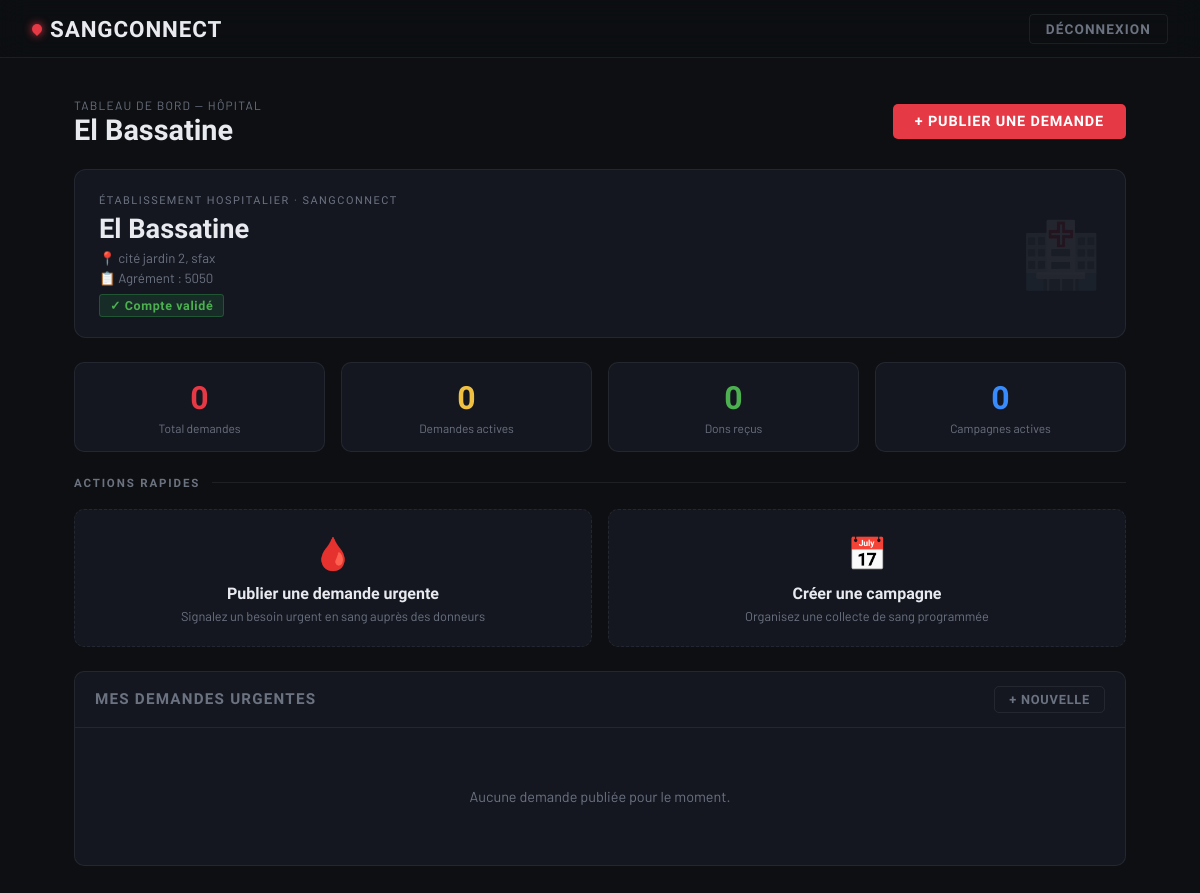
Screenshot of /hopitaux/dashboard/ (signed in) with the database file from the repository.
### accounts/models.py (models this page shows, shortened)
class Hopital(models.Model):
    user = models.OneToOneField(User, on_delete=models.CASCADE)
    nom = models.CharField(max_length=200)
    adresse = models.TextField()
    ville = models.CharField(max_length=100)
    telephone = models.CharField(max_length=20)
    agrement = models.CharField(max_length=50, unique=True)
    valide = models.BooleanField(default=False)

### hopitaux/views.py (the view)
# urls.py: path('dashboard/', views.hopital_dashboard, name='hopital_dashboard'),
@login_required
def hopital_dashboard(request):
    hopital = get_object_or_404(Hopital, user=request.user)
    demandes = DemandeUrgente.objects.filter(hopital=hopital)
    return render(request, 'hopitaux/dashboard.html', {'hopital': hopital, 'demandes': demandes})

### hopitaux/templates/hopitaux/dashboard.html (shortened to what this page needs)
{% extends 'accounts/base.html' %}
{% block content %}
<div class="d-flex justify-between align-center mb-4">
  <div>
    <div style="font-size:0.75rem;letter-spacing:0.1em;text-transform:uppercase;color:var(--muted);margin-bottom:4px;">
      Tableau de bord — Hôpital
    </div>
    <h1 style="font-family:'Barlow Condensed',sans-serif;font-weight:800;font-size:1.8rem;line-height:1;">
      {{ hopital.nom }}
    </h1>
  </div>
  {% if hopital.valide %}
    <a href="{% url 'publier_demande' %}" class="btn-primary">+ Publier une demande</a>
  {% endif %}
</div>
<div class="hopital-banner mb-4">
  <div class="hopital-tag">Établissement hospitalier · SangConnect</div>
  <div class="hopital-nom">{{ hopital.nom }}</div>
  <div class="hopital-info">📍 {{ hopital.adresse }}, {{ hopital.ville }}</div>
  <div class="hopital-info mt-1">📋 Agrément : {{ hopital.agrement }}</div>
  <div class="mt-2">
    {% if hopital.valide %}
      <span class="badge-green">✓ Compte validé</span>
    {% else %}
      <span class="badge-yellow">⏳ En attente de validation</span>
    {% endif %}
  </div>
</div>
<div class="grid-4 mb-4">
  <div style="background:var(--surface);border:1px solid var(--border);border-radius:10px;padding:16px;text-align:center;">
    <div style="font-family:'Barlow Condensed',sans-serif;font-weight:800;font-size:2rem;color:var(--red);">{{ demandes|length }}</div>
    <div style="font-size:0.75rem;color:var(--muted);margin-top:4px;">Total demandes</div>
  </div>
  <div style="background:var(--surface);border:1px solid var(--border);border-radius:10px;padding:16px;text-align:center;">
    <div style="font-family:'Barlow Condensed',sans-serif;font-weight:800;font-size:2rem;color:#f0c040;">
      {% with demandes|length as n %}{{ n }}{% endwith %}
    </div>
    <div style="font-size:0.75rem;color:var(--muted);margin-top:4px;">Demandes actives</div>
  </div>
  <div style="background:var(--surface);border:1px solid var(--border);border-radius:10px;padding:16px;text-align:center;">
    <div style="font-family:'Barlow Condensed',sans-serif;font-weight:800;font-size:2rem;color:#4caf50;">0</div>
    <div style="font-size:0.75rem;color:var(--muted);margin-top:4px;">Dons reçus</div>
  </div>
  <div style="background:var(--surface);border:1px solid var(--border);border-radius:10px;padding:16px;text-align:center;">
    <div style="font-family:'Barlow Condensed',sans-serif;font-weight:800;font-size:2rem;color:#388bfd;">0</div>
    <div style="font-size:0.75rem;color:var(--muted);margin-top:4px;">Campagnes actives</div>
  </div>
</div>
<div class="sc-section-title" style="font-family:'Barlow Condensed',sans-serif;font-weight:700;font-size:0.72rem;letter-spacing:0.16em;text-transform:uppercase;color:var(--muted);margin-bottom:1.2rem;display:flex;align-items:center;gap:0.75rem;">
  Actions rapides
  <span style="flex:1;height:1px;background:var(--border);display:block;"></span>
</div>
<div class="grid-2 mb-4">
  <a href="{% url 'publier_demande' %}" class="action-card">
    <span class="action-icon">🩸</span>
    <div class="action-title">Publier une demande urgente</div>
    <p class="action-desc">Signalez un besoin urgent en sang auprès des donneurs</p>
  </a>
  <a href="{% url 'creer_campagne' %}" class="action-card">
    <span class="action-icon">📅</span>
    <div class="action-title">Créer une campagne</div>
    <p class="action-desc">Organisez une collecte de sang programmée</p>
  </a>
</div>
<div class="sc-card">
  <div class="sc-card-header">
    <span class="sc-card-title">Mes demandes urgentes</span>
    <a href="{% url 'publier_demande' %}" class="btn-ghost btn-sm">+ Nouvelle</a>
  </div>
  <div class="sc-card-body">
    {% if demandes %}
      {% for demande in demandes %}
        <div class="demande-row {{ demande.statut }}">
          <div class="d-flex justify-between align-center mb-1">
            <div class="d-flex align-center gap-2">
              <span class="badge-red">{{ demande.groupe_sanguin }}</span>
              <strong style="font-size:0.92rem;">{{ demande.quantite }} poche(s)</strong>
              <span style="font-size:0.8rem;color:var(--muted);">Délai : {{ demande.delai }}</span>
            </div>
            {% if demande.statut == 'active' %}
              <span class="badge-red">Active</span>
            {% elif demande.statut == 'satisfaite' %}
              <span class="badge-green">Satisfaite</span>
            {% else %}
              <span class="badge-gray">Clôturée</span>
            {% endif %}
          </div>
          <p style="font-size:0.83rem;color:var(--muted);margin:8px 0 10px;">
            {{ demande.description|default:"Aucune description." }}
          </p>
          {% if demande.statut == 'active' %}
            <a href="{% url 'cloturer_demande' demande.id %}" class="btn-ghost btn-sm">Clôturer</a>
          {% endif %}
        </div>
      {% endfor %}
    {% else %}
      <div style="text-align:center;padding:2.5rem;color:var(--muted);font-size:0.9rem;">
        Aucune demande publiée pour le moment.
      </div>
    {% endif %}
  </div>
</div>
{% endblock %}

### accounts/templates/accounts/base.html (style rules this page uses)
:root { --bg: #0d0f12; --surface: #141720; --surface2: #1b1f2b; --border: rgba(255,255,255,0.07); --red: #e63946; --red-dim: #9b1d26; --red-glow: rgba(230,57,70,0.18); --text: #e8eaf0; --muted: #6b7280; --accent: #e63946; }
* { box-sizing: border-box; margin: 0; padding: 0; }
body { background: var(--bg); color: var(--text); font-family: 'Barlow', sans-serif; font-weight: 400; min-height: 100vh; }
.sc-card { background: var(--surface); border: 1px solid var(--border); border-radius: 10px; overflow: hidden; }
.sc-card-header { padding: 14px 20px; border-bottom: 1px solid var(--border); display: flex; align-items: center; justify-content: space-between; }
.sc-card-title { font-family: 'Barlow Condensed', sans-serif; font-weight: 700; font-size: 0.95rem; letter-spacing: 0.08em; text-transform: uppercase; color: var(--muted); }
.sc-card-body { padding: 20px; }
.btn-primary { font-family: 'Barlow Condensed', sans-serif; font-weight: 700; font-size: 0.9rem; letter-spacing: 0.06em; text-transform: uppercase; background: var(--red); color: #fff; border: none; padding: 9px 22px; border-radius: 5px; cursor: pointer; text-decoration: none; display: inline-block; transition: background 0.2s, box-shadow 0.2s; }
.btn-ghost { font-family: 'Barlow Condensed', sans-serif; font-weight: 600; font-size: 0.85rem; letter-spacing: 0.06em; text-transform: uppercase; background: none; color: var(--muted); border: 1px solid var(--border); padding: 8px 18px; border-radius: 5px; text-decoration: none; display: inline-block; transition: color 0.2s, border-color 0.2s; }
.btn-sm { padding: 5px 14px; font-size: 0.8rem; }
.badge-green { background: rgba(46,164,79,0.15); border: 1px solid rgba(46,164,79,0.35); color: #4caf50; font-family: 'Barlow Condensed', sans-serif; font-weight: 700; font-size: 0.78rem; letter-spacing: 0.05em; padding: 3px 10px; border-radius: 3px; }
.mb-4 { margin-bottom: 1.5rem; }
.mt-1 { margin-top: 0.25rem; }
.mt-2 { margin-top: 0.5rem; }
.d-flex { display: flex; }
.align-center { align-items: center; }
.justify-between { justify-content: space-between; }
.grid-2 { display: grid; grid-template-columns: 1fr 1fr; gap: 1rem; }
.grid-4 { display: grid; grid-template-columns: repeat(4,1fr); gap: 1rem; }

### hopitaux/templates/hopitaux/dashboard.html (style rules this page uses)
.hopital-banner { background: var(--surface); border: 1px solid var(--border); border-radius: 12px; padding: 1.5rem; margin-bottom: 1.5rem; position: relative; overflow: hidden; }
.hopital-banner::after { content: '🏥'; position: absolute; right: 1.5rem; top: 50%; transform: translateY(-50%); font-size: 4rem; opacity: 0.07; pointer-events: none; }
.hopital-tag { font-family: 'Barlow Condensed', sans-serif; font-size: 0.68rem; letter-spacing: 0.14em; text-transform: uppercase; color: var(--muted); margin-bottom: 0.4rem; }
.hopital-nom { font-family: 'Barlow Condensed', sans-serif; font-weight: 800; font-size: 1.7rem; color: var(--text); margin-bottom: 0.3rem; }
.hopital-info { font-size: 0.83rem; color: var(--muted); }
.action-card { display: block; text-decoration: none; background: var(--surface); border: 1px dashed var(--border); border-radius: 10px; padding: 1.4rem; text-align: center; transition: border-color 0.25s, transform 0.25s; }
.action-icon { font-size: 2rem; display: block; margin-bottom: 0.7rem; }
.action-title { font-family: 'Barlow Condensed', sans-serif; font-weight: 700; font-size: 1rem; color: var(--text); margin-bottom: 0.3rem; }
.action-desc { font-size: 0.8rem; color: var(--muted); }

### rows the page displays
Hopital: nom "El Bassatine", adresse "cité jardin 2", ville "sfax", agrement "5050"

### other values shown
{{ demandes|length }} "0"
{{ n }} "0"
